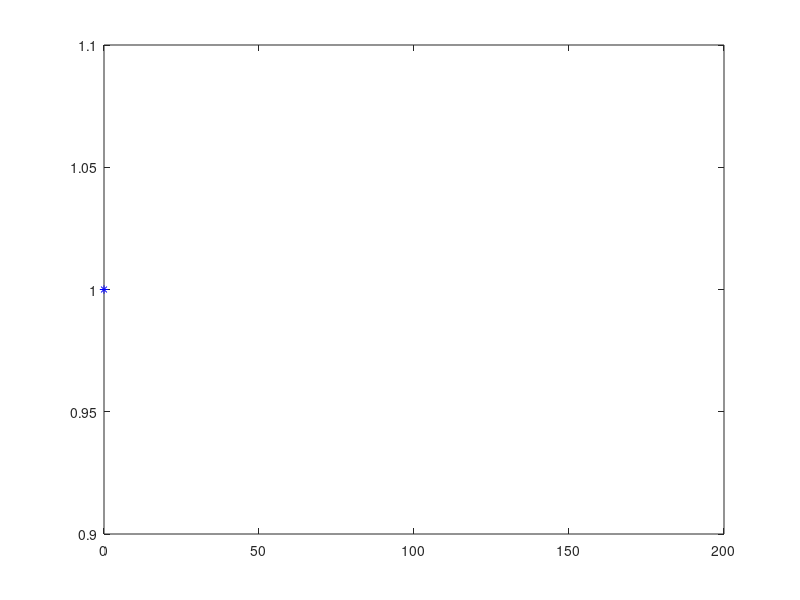

Write MATLAB code to recreate this figure.
clear
p=input('p=');
n=input('trials=');
N=input('simulations=');

for i=1:N
  for j=1:n
    x(j) = 0;
    while rand >=p
      x(j) = x(j) + 1;
    endwhile
  endfor
  y(i) = sum(x);
endfor

k = 0:150;
u_y = unique(y);
n_y = hist(y,length(u_y));
rel_freq = n_y / N;

plot(u_y, n_y/N, "b*", k, nbinpdf(k,n,p), "r*");


